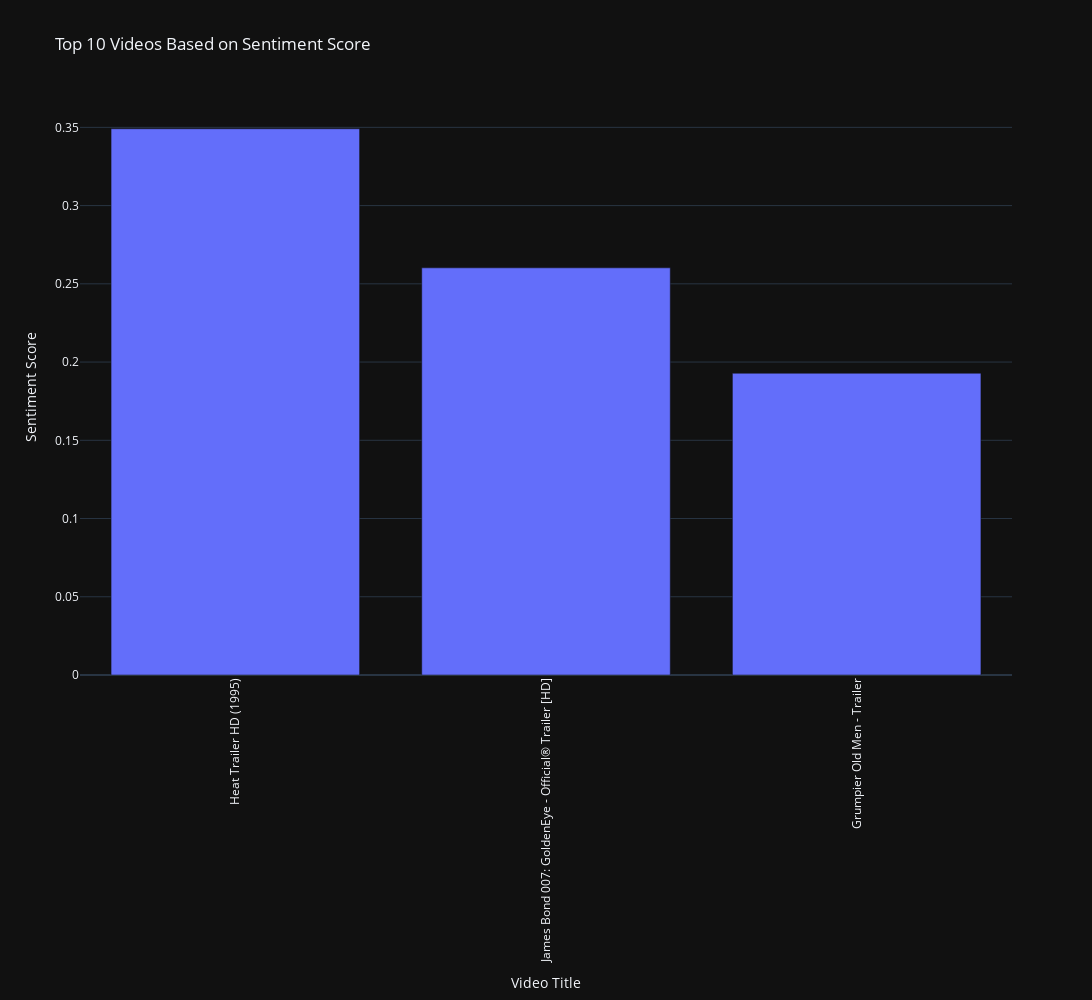

The notebook cell saved with this chart:
### Markdown cell above
### TOP 10 Videos based on Sentiment Score

### Code cell
fig = px.bar(
    top_10_sentiment,
    x = 'title',
    y = 'sentimentScore',
    title = 'Top 10 Videos Based on Sentiment Score',
    labels = { 'title' : 'Video Title', 'sentimentScore' : 'Sentiment Score' },
    width = width,
    height = height,
    template = template
)
fig.update_layout(xaxis_tickangle = xaxis_tickangle)
fig.show()

### Figure 1 — Plotly figure (JSON) as saved in the notebook; plotly's stock layout.template omitted (floating-point values rounded to 4 significant figures)
{"data": [{"alignmentgroup": "True", "hovertemplate": "Video Title=%{x}<br>Sentiment Score=%{y}<extra></extra>", "legendgroup": "", "marker": {"color": "#636efa", "pattern": {"shape": ""}}, "name": "", "offsetgroup": "", "orientation": "v", "showlegend": false, "textposition": "auto", "type": "bar", "x": ["Heat Trailer HD (1995)", "James Bond 007: GoldenEye - Official® Trailer [HD]", "Grumpier Old Men - Trailer"], "xaxis": "x", "y": [0.3491, 0.2602, 0.1928], "yaxis": "y"}], "layout": {"barmode": "relative", "height": 1000, "legend": {"tracegroupgap": 0}, "title": {"text": "Top 10 Videos Based on Sentiment Score"}, "width": 1600, "xaxis": {"anchor": "y", "domain": [0, 1], "tickangle": -90, "title": {"text": "Video Title"}}, "yaxis": {"anchor": "x", "domain": [0, 1], "title": {"text": "Sentiment Score"}}}}
